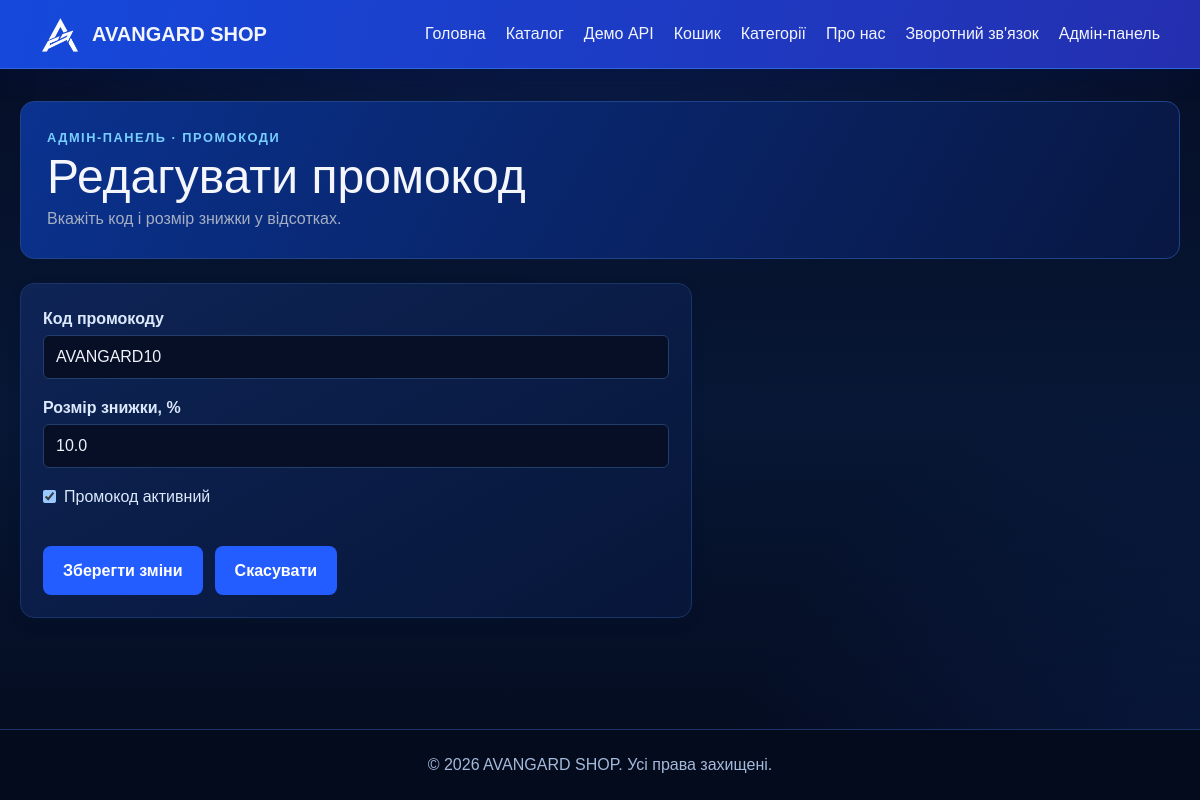
Page /admin/promos/1/edit on the committed database.
### tables this page shows
CREATE TABLE promo_codes (
    id               INTEGER PRIMARY KEY AUTOINCREMENT,
    code             TEXT NOT NULL UNIQUE,
    discount_percent REAL NOT NULL CHECK (discount_percent > 0 AND discount_percent <= 100),
    is_active        INTEGER NOT NULL DEFAULT 1 CHECK (is_active IN (0, 1)),
    created_at       TEXT NOT NULL
);

### routes/admin.py (the view, shortened to what this page needs)
@admin_bp.route('/promos/<int:promo_id>/edit', methods=['GET', 'POST'])
def edit_promo(promo_id):
    promo = next(
        (item for item in models.get_promo_codes() if item['id'] == promo_id),
        None,
    )
    if promo is None:
        abort(404)
    return render_template('promo_form.html', promo=promo, is_new=False)

### app.py (called while the page is built)
@app.context_processor
def inject_globals():
    return {
        'current_year': datetime.now().year,
        'cart_count': sum(session.get('cart', {}).values()),
    }

### models.py (called while the page is built)
def get_db():
    if 'db' not in g:
        g.db = sqlite3.connect(current_app.config['DATABASE'])
        g.db.row_factory = sqlite3.Row
        g.db.execute('PRAGMA foreign_keys = ON')
    return g.db

def get_promo_codes():
    return get_db().execute('SELECT * FROM promo_codes ORDER BY id DESC').fetchall()

### templates/promo_form.html (shortened to what this page needs)
{% extends "base.html" %}
{% block content %}
<section class="page-intro">
    <p class="eyebrow">АДМІН-ПАНЕЛЬ · ПРОМОКОДИ</p>
    <h1>{% if is_new %}Додати промокод{% else %}Редагувати промокод{% endif %}</h1>
    <p>Вкажіть код і розмір знижки у відсотках.</p>
</section>
<form method="post" class="contact-card mt-6 max-w-2xl">
    <div class="mb-4">
        <label for="code" class="mb-1 block font-semibold">Код промокоду</label>
        <input
            id="code"
            name="code"
            type="text"
            value="{{ promo['code']|default('') }}"
            placeholder="Наприклад, AVANGARD10"
            maxlength="40"
            required
            class="w-full rounded-md border border-gray-300 px-3 py-2"
        >
    </div>
    <div class="mb-4">
        <label for="discount_percent" class="mb-1 block font-semibold">
            Розмір знижки, %
        </label>
        <input
            id="discount_percent"
            name="discount_percent"
            type="number"
            min="0.01"
            max="100"
            step="0.01"
            value="{{ promo['discount_percent']|default('') }}"
            required
            class="w-full rounded-md border border-gray-300 px-3 py-2"
        >
    </div>
    <label class="mb-6 flex items-center gap-2">
        <input
            name="is_active"
            type="checkbox"
            value="on"
            {% if promo['is_active']|default(0) %}checked{% endif %}
        >
        <span>Промокод активний</span>
    </label>
    <div class="flex flex-wrap gap-3">
        <button type="submit" class="button" style="border: 0; cursor: pointer;">
            {% if is_new %}Створити промокод{% else %}Зберегти зміни{% endif %}
        </button>
        <a href="{{ url_for('admin.promos') }}" class="button">Скасувати</a>
    </div>
</form>
{% endblock %}

### static/css/style.css (style rules this page uses)
:root { font-family: Arial, sans-serif; color: #172033; background: #f3f6fb; font-synthesis: none; line-height: 1.6; }
* { box-sizing: border-box; }
body { margin: 0; min-width: 320px; min-height: 100vh; display: flex; flex-direction: column; }
a { color: #1769c2; }
.eyebrow { color: #5ba6f5; font-size: 0.8rem; font-weight: 800; letter-spacing: 0.12em; text-transform: uppercase; }
.button { display: inline-block; margin-top: 12px; padding: 12px 20px; color: #fff; background: #2155ed; border-radius: 8px; font-weight: 700; text-decoration: none; }
.highlight-list article, .product-card, .category-card, .contact-card, .about-content { padding: 22px; background: #fff; border: 1px solid #dce3ed; border-radius: 14px; }
.product-card, .category-card, .contact-card { box-shadow: 0 5px 18px rgb(23 32 51 / 5%); }
.page-intro { padding: 28px 0 8px; }
.page-intro h1 { margin: 0; font-size: clamp(2rem, 5vw, 3rem); line-height: 1.2; }
:root { color-scheme: dark; color: #eef2fa; background: #050d25; }
body.theme-dark { color: #eef2fa; background: radial-gradient(ellipse 58rem 30rem at 50% -8%, rgb(24 83 220 / 24%), transparent 72%), radial-gradient(ellipse 40rem 36rem at 100% 100%, rgb(27 73 190 / 17%), transparent 74%), linear-gradient(180deg, #050d25 0%, #071735 52%, #040a1c 100%); background-attachment: fixed; }
body.theme-dark a { color: #77caff; }
body.theme-dark .page-intro { margin-bottom: 24px; padding: 26px; border: 1px solid #1e4388; border-radius: 14px; color: #eef2fa; background: linear-gradient(120deg, #0a328f, #081742); }
body.theme-dark .page-intro h1, body.theme-dark h2, body.theme-dark h3 { color: #f4f6fb; }
body.theme-dark .page-intro > p:not(.eyebrow), body.theme-dark .note { color: #a5afc2; }
body.theme-dark .eyebrow, body.theme-dark .product-type { color: #78cfff; }
body.theme-dark .highlight-list article, body.theme-dark .product-card, body.theme-dark .category-card, body.theme-dark .contact-card, body.theme-dark .about-content, body.theme-dark .catalog-section { color: #dce8fc; background: linear-gradient(150deg, #0e2455, #071639); border: 1px solid #193467; }
body.theme-dark .button { color: #fff; background: #245dff; }
body.theme-dark input:not([type="checkbox"]):not([type="radio"]), body.theme-dark select, body.theme-dark textarea { color: #eef2fa; background: #060f25; border-color: #243e6c; }
body.theme-dark input::placeholder, body.theme-dark textarea::placeholder { color: #7f8aa0; }
body.theme-dark td, body.theme-dark th, body.theme-dark .border-gray-200, body.theme-dark .border-gray-300 { border-color: #29416c; }

### rows in the picture
promo_codes: code "AVANGARD10", discount_percent "10.0", is_active "☑"
